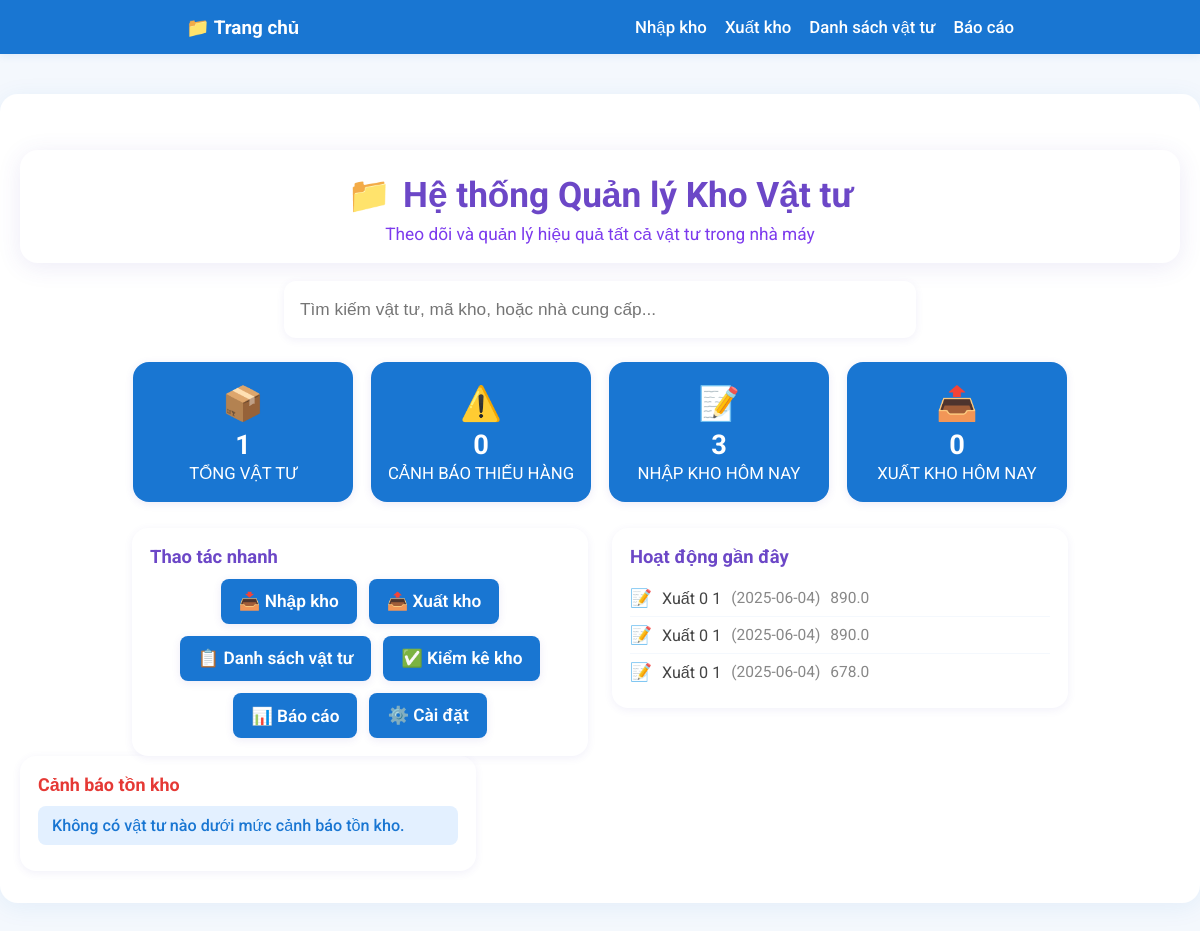
Before: / with the older database file.
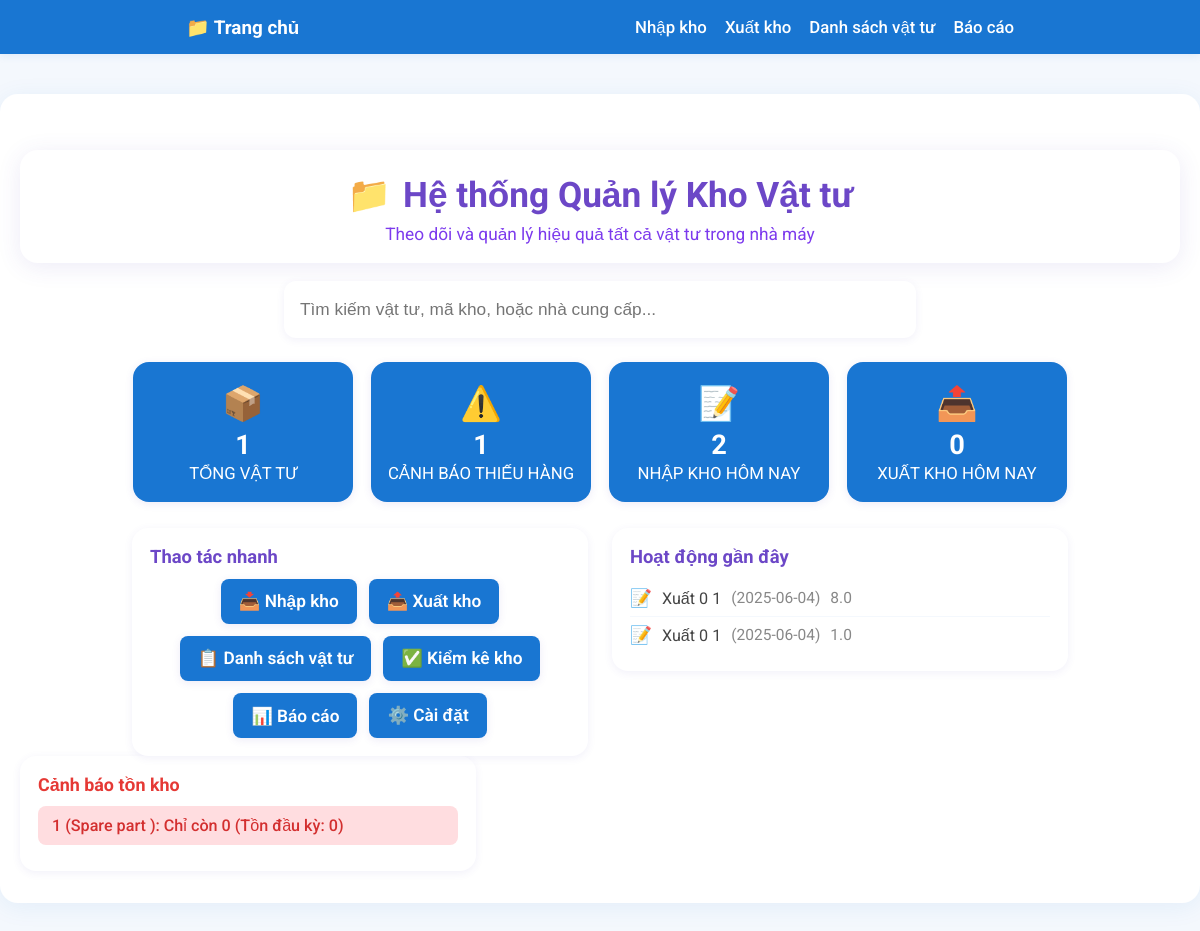
After: the same page with the newer database file.
### tables this page shows
CREATE TABLE STOCK_TRANSACTION (
            transaction_id INTEGER PRIMARY KEY,
            material_id INTEGER,
            transaction_type TEXT,
            quantity REAL,
            transaction_date DATETIME,
            reference_number TEXT,
            notes TEXT,
            created_at DATETIME, imported_by TEXT,
            FOREIGN KEY(material_id) REFERENCES MATERIAL(material_id)
        );

CREATE TABLE MATERIAL (
            material_id INTEGER PRIMARY KEY,
            product_code TEXT,
            material_name TEXT,
            part_code TEXT,
            group_name TEXT,
            classification TEXT,
            specification TEXT,
            brand_name TEXT,
            unit TEXT,
            supplier_name TEXT,
            location TEXT,
            status TEXT,
            created_at DATETIME,
            updated_at DATETIME
        , imported_by TEXT, quantity INTEGER DEFAULT 0);

### app.py (the view)
@app.route('/')
def home():
    conn = get_db_connection()
    products = conn.execute('SELECT * FROM MATERIAL').fetchall()
    total_materials = len(products)
    low_stock_count = sum(1 for row in products if int(row['quantity'] if 'quantity' in row.keys() else 0) < 50)
    today = datetime.now().strftime('%Y-%m-%d')
    input_today = conn.execute("""
        SELECT COUNT(*) FROM STOCK_TRANSACTION st
        JOIN MATERIAL m ON st.material_id = m.material_id
        WHERE st.transaction_type = 'input' AND st.transaction_date LIKE ?
    """, (today+'%',)).fetchone()[0]
    output_today = conn.execute("""
        SELECT COUNT(*) FROM STOCK_TRANSACTION st
        JOIN MATERIAL m ON st.material_id = m.material_id
        WHERE st.transaction_type = 'output' AND st.transaction_date LIKE ?
    """, (today+'%',)).fetchone()[0]
    recent_activities = conn.execute("""
        SELECT st.*, m.material_name, m.part_code FROM STOCK_TRANSACTION st
        JOIN MATERIAL m ON st.material_id = m.material_id
        ORDER BY st.created_at DESC LIMIT 5
    """).fetchall()
    low_stock_alerts = [row for row in products if int(row['quantity'] if 'quantity' in row.keys() else 0) < 50][:5]
    conn.close()
    return render_template('home.html',
        total_materials=total_materials,
        low_stock_count=low_stock_count,
        input_today=input_today,
        output_today=output_today,
        recent_activities=recent_activities,
        low_stock_alerts=low_stock_alerts
    )

### app.py (called while the page is built)
def get_db_connection():
    conn = sqlite3.connect(DATABASE_PATH)
    conn.row_factory = sqlite3.Row
    return conn

### templates/home.html (shortened to what this page needs)
<!DOCTYPE html>
<html lang="vi">
<head>
</head>
<body>
    <nav>
        <div>
            <div style="display:flex;align-items:center;gap:12px;">
                <a href="/" style="color:#fff;font-weight:700;font-size:1.18rem;text-decoration:none;display:flex;align-items:center;gap:6px;">📁 Trang chủ</a>
            </div>
            <div style="display:flex;align-items:center;gap:18px;">
                <a href="/nhap-kho" style="color:#fff;text-decoration:none;font-weight:500;font-size:1.05rem;">Nhập kho</a>
                <a href="/xuat-kho" style="color:#fff;text-decoration:none;font-weight:500;font-size:1.05rem;">Xuất kho</a>
                <a href="/danh-sach" style="color:#fff;text-decoration:none;font-weight:500;font-size:1.05rem;">Danh sách vật tư</a>
                <a href="/bao-cao" style="color:#fff;text-decoration:none;font-weight:500;font-size:1.05rem;">Báo cáo</a>
            </div>
        </div>
    </nav>
    <div class="main-container">
        <div class="title-box">
            <h1><span>📁</span> Hệ thống Quản lý Kho Vật tư</h1>
            <p>Theo dõi và quản lý hiệu quả tất cả vật tư trong nhà máy</p>
        </div>
        <form class="search-bar" autocomplete="off">
            <input type="text" placeholder="Tìm kiếm vật tư, mã kho, hoặc nhà cung cấp...">
        </form>
        <div class="stats-row">
            <div class="stat-card"><div class="icon">📦</div><div class="value">{{ total_materials }}</div><div class="label">TỔNG VẬT TƯ</div></div>
            <div class="stat-card"><div class="icon">⚠️</div><div class="value">{{ low_stock_count }}</div><div class="label">CẢNH BÁO THIẾU HÀNG</div></div>
            <div class="stat-card"><div class="icon">📝</div><div class="value">{{ input_today }}</div><div class="label">NHẬP KHO HÔM NAY</div></div>
            <div class="stat-card"><div class="icon">📤</div><div class="value">{{ output_today }}</div><div class="label">XUẤT KHO HÔM NAY</div></div>
        </div>
        <div class="quick-row">
            <div class="quick-actions">
                <h3>Thao tác nhanh</h3>
                <div class="quick-btns">
                    <a href="/nhap-kho" class="quick-btn">📥 Nhập kho</a>
                    <a href="/xuat-kho" class="quick-btn">📤 Xuất kho</a>
                    <a href="/danh-sach" class="quick-btn">📋 Danh sách vật tư</a>
                    <a href="/kiem-ke" class="quick-btn">✅ Kiểm kê kho</a>
                    <a href="/bao-cao" class="quick-btn">📊 Báo cáo</a>
                    <a href="#" class="quick-btn">⚙️ Cài đặt</a>
                </div>
            </div>
            <div class="recent-activity">
                <h3>Hoạt động gần đây</h3>
                <ul class="recent-list">
                    {% for act in recent_activities %}
                        <li>
                            <span class="icon">{% if act[0]=='input' %}📥{% elif act[0]=='output' %}📤{% else %}📝{% endif %}</span>
                            {% if act[0]=='input' %}Nhập{% else %}Xuất{% endif %} {{ act[2]|int }} {{ act[1] }}
                            {% if act[4] %}<span style="color:#888;font-size:0.97rem;">({{ act[4] }})</span>{% endif %}
                            <span style="color:#888;font-size:0.97rem;">{{ act[3] }}</span>
                        </li>
                    {% else %}
                        <li>Không có hoạt động gần đây</li>
                    {% endfor %}
                </ul>
            </div>
        </div>
        <div class="alerts-section">
            <h3>Cảnh báo tồn kho</h3>
            <ul class="alert-list">
                {% for alert in low_stock_alerts %}
                    <li class="alert-red">{{ alert[0] }} ({{ alert[1] }}): Chỉ còn {{ alert[2]|int }} (Tồn đầu kỳ: {{ alert[3]|int }})</li>
                {% else %}
                    <li class="alert-blue">Không có vật tư nào dưới mức cảnh báo tồn kho.</li>
                {% endfor %}
            </ul>
        </div>
    </div>
</body>
</html>

### templates/home.html (style rules this page uses)
body { font-family: 'Roboto', Arial, sans-serif; background: #f4f8fd; margin: 0; }
nav { width: 100vw; background: #1976d2; padding: 0; box-shadow: 0 2px 8px rgba(25,118,210,0.10); margin-bottom: 0; }
nav div { max-width: 1300px; margin: 0 auto; display: flex; align-items: center; justify-content: space-between; padding: 0 18px; height: 54px; }
nav a { color: #fff; text-decoration: none; font-weight: 500; font-size: 1.05rem; }
.container, .main-container { max-width: 1200px; margin: 40px auto; background: #fff; border-radius: 18px; box-shadow: 0 4px 24px rgba(25,118,210,0.08); padding: 32px 20px; }
.title-box { background: #fff; border-radius: 18px; box-shadow: 0 4px 24px rgba(80,60,180,0.10); padding: 24px 0 18px 0; margin: 24px auto 18px auto; text-align: center; }
.title-box h1 { color: #6c47c7; font-size: 2.2rem; font-weight: 700; margin: 0 0 8px 0; display: flex; align-items: center; justify-content: center; gap: 12px; }
.title-box p { color: #7c3aed; font-size: 1.08rem; margin: 0; }
.search-bar { width: 100%; max-width: 600px; margin: 0 auto 24px auto; display: flex; align-items: center; background: #fff; border-radius: 12px; box-shadow: 0 2px 8px rgba(80,60,180,0.08); padding: 8px 16px; }
.search-bar input { border: none; outline: none; font-size: 1.08rem; width: 100%; background: transparent; padding: 10px 0; }
.stats-row { display: flex; gap: 18px; justify-content: center; margin-bottom: 18px; flex-wrap: wrap; }
.stat-card { background: #1976d2 !important; color: #fff !important; border-radius: 16px; min-width: 160px; flex: 1 1 180px; max-width: 220px; padding: 22px 0 18px 0; text-align: center; box-shadow: 0 2px 8px rgba(80,60,180,0.10); margin-bottom: 8px; }
.stat-card .icon { font-size: 2.1rem; margin-bottom: 6px; }
.stat-card .value { font-size: 1.7rem; font-weight: 700; }
.stat-card .label { font-size: 1.05rem; margin-top: 2px; }
.quick-row { display: flex; gap: 24px; justify-content: center; align-items: flex-start; flex-wrap: wrap; }
.quick-actions, .recent-activity, .alerts-section { background: #fff !important; border-radius: 16px; box-shadow: 0 2px 8px rgba(80,60,180,0.08); padding: 18px; flex: 1 1 380px; min-width: 340px; max-width: 420px; }
.quick-actions h3, .recent-activity h3 { color: #6c47c7; font-size: 1.15rem; margin: 0 0 12px 0; font-weight: 700; }
.quick-btns { display: flex; flex-wrap: wrap; gap: 12px; justify-content: center; }
.quick-btn { background: #1976d2 !important; color: #fff !important; border: none; border-radius: 8px; padding: 12px 18px; font-size: 1.08rem; font-weight: 600; cursor: pointer; box-shadow: 0 2px 8px rgba(80,60,180,0.10); display: flex; align-items: center; gap: 8px; transition: background 0.2s; text-decoration: none; }
.recent-list { margin: 0; padding: 0; list-style: none; }
.recent-list li { display: flex; align-items: center; gap: 10px; padding: 8px 0; border-bottom: 1px solid #f4f8fd; color: #444; font-size: 1.01rem; }
.recent-list li:last-child { border-bottom: none; }
.recent-list .icon { color: #7c3aed; font-size: 1.1rem; }
.alerts-section h3 { color: #e53935; font-size: 1.12rem; margin: 0 0 10px 0; font-weight: 700; }
.alert-list { margin: 0; padding: 0; list-style: none; }
.alert-list li { padding: 10px 14px; border-radius: 8px; margin-bottom: 8px; font-size: 1.01rem; font-weight: 500; }
.alert-red { background: #ffdde0; color: #d32f2f; }

Changed rows visible on the page:
removed STOCK_TRANSACTION: shows "Xuất", transaction_type "0", material "1", transaction_date "2025-06-04", quantity "890.0"
changed STOCK_TRANSACTION (number 1 of 2 on the later page): quantity "890.0" → "8.0"
changed STOCK_TRANSACTION (number 2 of 2 on the later page): quantity "678.0" → "1.0"
now on this page (row edited): MATERIAL: material_id "1", product_code "Spare part", material_name "0", part_code "0"
Other visible differences:
{{ low_stock_count }}: "0" → "1"
{{ input_today }}: "3" → "2"
text no longer shown: "Không có vật tư nào dưới mức cảnh báo tồn kho."
